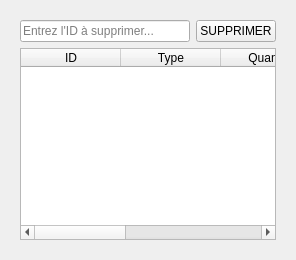
        <widget class="QWidget" name="page_delete">
         <layout class="QVBoxLayout" name="pageDeleteLayout">
          <item>
           <widget class="QFrame" name="table_container">
            <layout class="QVBoxLayout" name="tableVLayout">
             <item>
              <layout class="QHBoxLayout" name="searchDeleteLayout">
               <item>
                <widget class="QLineEdit" name="le_id_to_delete">
                 <property name="placeholderText">
                  <string>Entrez l'ID à supprimer...</string>
                 </property>
                </widget>
               </item>
               <item>
                <widget class="QPushButton" name="btn_delete_action">
                 <property name="text">
                  <string>SUPPRIMER</string>
                 </property>
                </widget>
               </item>
              </layout>
             </item>
             <item>
              <widget class="QTableWidget" name="table_delete">
               <property name="columnCount">
                <number>5</number>
               </property>
               <column>
                <property name="text">
                 <string>ID</string>
                </property>
               </column>
               <column>
                <property name="text">
                 <string>Type</string>
                </property>
               </column>
               <column>
                <property name="text">
                 <string>Quantité</string>
                </property>
               </column>
               <column>
                <property name="text">
                 <string>Statut</string>
                </property>
               </column>
               <column>
                <property name="text">
                 <string>Email</string>
                </property>
               </column>
              </widget>
             </item>
            </layout>
           </widget>
          </item>
         </layout>
        </widget>
